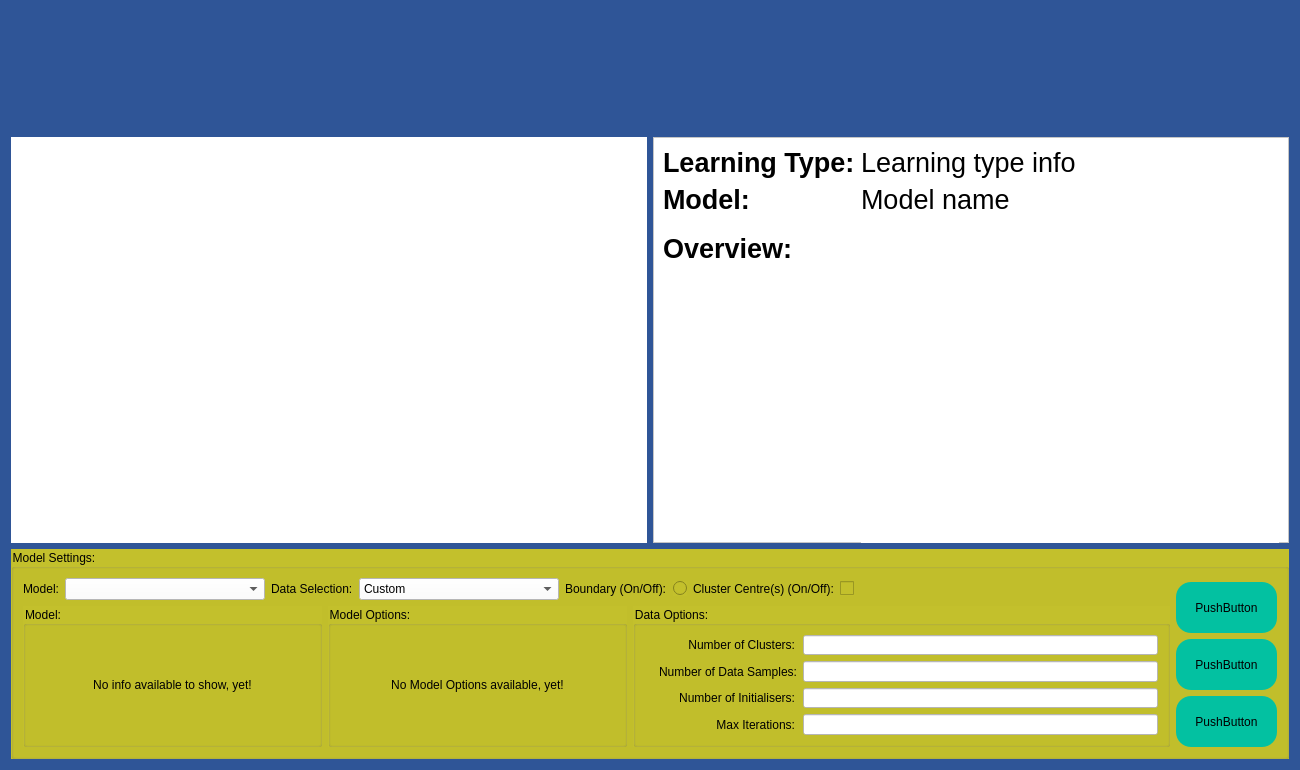
<?xml version="1.0" encoding="UTF-8"?>
<ui version="4.0">
 <class>self</class>
 <widget class="QWidget" name="self">
  <property name="geometry">
   <rect>
    <x>0</x>
    <y>0</y>
    <width>1300</width>
    <height>770</height>
   </rect>
  </property>
  <property name="minimumSize">
   <size>
    <width>1300</width>
    <height>770</height>
   </size>
  </property>
  <property name="windowTitle">
   <string>Form</string>
  </property>
  <property name="styleSheet">
   <string notr="true">background-color:rgb(47, 85, 151);</string>
  </property>
  <layout class="QVBoxLayout" name="verticalLayout_2">
   <item>
    <layout class="QHBoxLayout" name="horizontalLayout">
     <item>
      <spacer name="titleSpacerLeft">
       <property name="orientation">
        <enum>Qt::Horizontal</enum>
       </property>
       <property name="sizeHint" stdset="0">
        <size>
         <width>40</width>
         <height>20</height>
        </size>
       </property>
      </spacer>
     </item>
     <item>
      <widget class="QLabel" name="titleLabel">
       <property name="minimumSize">
        <size>
         <width>582</width>
         <height>120</height>
        </size>
       </property>
       <property name="maximumSize">
        <size>
         <width>582</width>
         <height>120</height>
        </size>
       </property>
       <property name="text">
        <string/>
       </property>
       <property name="pixmap">
        <pixmap>Developer/Swansea Uni/Project/Code/Project/Images/freeplay.png</pixmap>
       </property>
      </widget>
     </item>
     <item>
      <spacer name="titleSpacerRight">
       <property name="orientation">
        <enum>Qt::Horizontal</enum>
       </property>
       <property name="sizeHint" stdset="0">
        <size>
         <width>40</width>
         <height>20</height>
        </size>
       </property>
      </spacer>
     </item>
    </layout>
   </item>
   <item>
    <layout class="QHBoxLayout" name="gamboardModelInforLayoutV">
     <item>
      <layout class="QHBoxLayout" name="gameboardPlacing">
       <item>
        <widget class="QWidget" name="MplWidget" native="true">
         <property name="sizePolicy">
          <sizepolicy hsizetype="Preferred" vsizetype="Preferred">
           <horstretch>0</horstretch>
           <verstretch>0</verstretch>
          </sizepolicy>
         </property>
         <property name="minimumSize">
          <size>
           <width>450</width>
           <height>350</height>
          </size>
         </property>
         <property name="maximumSize">
          <size>
           <width>855</width>
           <height>525</height>
          </size>
         </property>
         <property name="styleSheet">
          <string notr="true">background-color: white;</string>
         </property>
        </widget>
       </item>
      </layout>
     </item>
     <item>
      <layout class="QHBoxLayout" name="modelInfoLayoutV" stretch="0">
       <item>
        <widget class="QFrame" name="frame">
         <property name="sizePolicy">
          <sizepolicy hsizetype="Preferred" vsizetype="Preferred">
           <horstretch>2</horstretch>
           <verstretch>0</verstretch>
          </sizepolicy>
         </property>
         <property name="minimumSize">
          <size>
           <width>570</width>
           <height>350</height>
          </size>
         </property>
         <property name="maximumSize">
          <size>
           <width>1710</width>
           <height>525</height>
          </size>
         </property>
         <property name="styleSheet">
          <string notr="true">background-color:white;
</string>
         </property>
         <property name="frameShape">
          <enum>QFrame::StyledPanel</enum>
         </property>
         <property name="frameShadow">
          <enum>QFrame::Raised</enum>
         </property>
         <layout class="QFormLayout" name="formLayout_2">
          <item row="0" column="0">
           <widget class="QLabel" name="learningTypeLabel">
            <property name="maximumSize">
             <size>
              <width>300</width>
              <height>16777215</height>
             </size>
            </property>
            <property name="font">
             <font>
              <pointsize>20</pointsize>
              <weight>75</weight>
              <bold>true</bold>
             </font>
            </property>
            <property name="text">
             <string>Learning Type:</string>
            </property>
           </widget>
          </item>
          <item row="0" column="1">
           <widget class="QLabel" name="learningTypeInfoLabel">
            <property name="font">
             <font>
              <pointsize>20</pointsize>
             </font>
            </property>
            <property name="text">
             <string>Learning type info</string>
            </property>
           </widget>
          </item>
          <item row="1" column="0">
           <widget class="QLabel" name="modelLabel_2">
            <property name="font">
             <font>
              <pointsize>20</pointsize>
              <weight>75</weight>
              <bold>true</bold>
             </font>
            </property>
            <property name="text">
             <string>Model:</string>
            </property>
           </widget>
          </item>
          <item row="1" column="1">
           <widget class="QLabel" name="modelTypeLabel">
            <property name="font">
             <font>
              <pointsize>20</pointsize>
             </font>
            </property>
            <property name="text">
             <string>Model name</string>
            </property>
           </widget>
          </item>
          <item row="2" column="0">
           <widget class="QLabel" name="overviewLabel">
            <property name="font">
             <font>
              <pointsize>20</pointsize>
              <weight>75</weight>
              <bold>true</bold>
             </font>
            </property>
            <property name="text">
             <string>Overview:</string>
            </property>
           </widget>
          </item>
          <item row="2" column="1">
           <widget class="QLabel" name="overviewDescriptionLabel">
            <property name="minimumSize">
             <size>
              <width>0</width>
              <height>400</height>
             </size>
            </property>
            <property name="font">
             <font>
              <pointsize>12</pointsize>
             </font>
            </property>
            <property name="text">
             <string/>
            </property>
            <property name="alignment">
             <set>Qt::AlignLeading|Qt::AlignLeft|Qt::AlignTop</set>
            </property>
            <property name="wordWrap">
             <bool>true</bool>
            </property>
           </widget>
          </item>
         </layout>
        </widget>
       </item>
      </layout>
     </item>
    </layout>
   </item>
   <item>
    <layout class="QVBoxLayout" name="verticalLayout">
     <item>
      <widget class="QGroupBox" name="modelSettingsGroupBox">
       <property name="sizePolicy">
        <sizepolicy hsizetype="Preferred" vsizetype="Preferred">
         <horstretch>0</horstretch>
         <verstretch>0</verstretch>
        </sizepolicy>
       </property>
       <property name="minimumSize">
        <size>
         <width>700</width>
         <height>210</height>
        </size>
       </property>
       <property name="maximumSize">
        <size>
         <width>16777215</width>
         <height>300</height>
        </size>
       </property>
       <property name="styleSheet">
        <string notr="true">background-color: rgb(195, 192, 44);</string>
       </property>
       <property name="title">
        <string>Model Settings:</string>
       </property>
       <layout class="QHBoxLayout" name="horizontalLayout_5">
        <item>
         <layout class="QVBoxLayout" name="modelOptionsHSplit">
          <item>
           <layout class="QHBoxLayout" name="horizontalLayout_3">
            <item>
             <widget class="QLabel" name="modelSelectionLabel">
              <property name="styleSheet">
               <string notr="true">background-color: rgba(0,0,0,0%);</string>
              </property>
              <property name="text">
               <string>Model:</string>
              </property>
             </widget>
            </item>
            <item>
             <widget class="QComboBox" name="modelSelectComboXox">
              <property name="minimumSize">
               <size>
                <width>200</width>
                <height>0</height>
               </size>
              </property>
              <property name="styleSheet">
               <string notr="true">background-color: white;
selection-color: rgb(200, 200, 200);</string>
              </property>
             </widget>
            </item>
            <item>
             <widget class="QLabel" name="dataSelectionLabel">
              <property name="styleSheet">
               <string notr="true">background-color: rgba(0,0,0,0%);</string>
              </property>
              <property name="text">
               <string>Data Selection:</string>
              </property>
             </widget>
            </item>
            <item>
             <widget class="QComboBox" name="dataSelectComboBox">
              <property name="minimumSize">
               <size>
                <width>200</width>
                <height>0</height>
               </size>
              </property>
              <property name="styleSheet">
               <string notr="true">background-color: white;
selection-color: rgb(200, 200, 200)</string>
              </property>
              <item>
               <property name="text">
                <string>Custom</string>
               </property>
              </item>
              <item>
               <property name="text">
                <string>Diabeties</string>
               </property>
              </item>
              <item>
               <property name="text">
                <string>Boston House Prices</string>
               </property>
              </item>
             </widget>
            </item>
            <item>
             <widget class="QLabel" name="boundaryLabel">
              <property name="styleSheet">
               <string notr="true">background-color: rgba(0,0,0,0%);</string>
              </property>
              <property name="text">
               <string>Boundary (On/Off):</string>
              </property>
             </widget>
            </item>
            <item>
             <widget class="QRadioButton" name="boundaryOnOffRadioButton">
              <property name="maximumSize">
               <size>
                <width>25</width>
                <height>16777215</height>
               </size>
              </property>
              <property name="text">
               <string/>
              </property>
             </widget>
            </item>
            <item>
             <widget class="QLabel" name="label_5">
              <property name="styleSheet">
               <string notr="true">background-color: rgba(0,0,0,0%);</string>
              </property>
              <property name="text">
               <string>Cluster Centre(s) (On/Off):</string>
              </property>
             </widget>
            </item>
            <item>
             <widget class="QCheckBox" name="checkBox">
              <property name="text">
               <string/>
              </property>
             </widget>
            </item>
            <item>
             <spacer name="horizontalSpacer">
              <property name="orientation">
               <enum>Qt::Horizontal</enum>
              </property>
              <property name="sizeHint" stdset="0">
               <size>
                <width>40</width>
                <height>20</height>
               </size>
              </property>
             </spacer>
            </item>
           </layout>
          </item>
          <item>
           <layout class="QHBoxLayout" name="dataOptionsHorizontalLayout">
            <item>
             <widget class="QGroupBox" name="modelOptionsGroupBox">
              <property name="minimumSize">
               <size>
                <width>299</width>
                <height>0</height>
               </size>
              </property>
              <property name="title">
               <string>Model:</string>
              </property>
              <layout class="QGridLayout" name="gridLayout_2">
               <item row="0" column="0">
                <widget class="QLabel" name="noModelParLabel">
                 <property name="maximumSize">
                  <size>
                   <width>300</width>
                   <height>16777215</height>
                  </size>
                 </property>
                 <property name="styleSheet">
                  <string notr="true">background-color: rgba(0,0,0,0%);</string>
                 </property>
                 <property name="text">
                  <string>No info available to show, yet!</string>
                 </property>
                 <property name="alignment">
                  <set>Qt::AlignCenter</set>
                 </property>
                </widget>
               </item>
              </layout>
             </widget>
            </item>
            <item>
             <widget class="QGroupBox" name="modelGroupBox">
              <property name="minimumSize">
               <size>
                <width>299</width>
                <height>0</height>
               </size>
              </property>
              <property name="title">
               <string>Model Options:</string>
              </property>
              <layout class="QGridLayout" name="gridLayout_3">
               <item row="0" column="0">
                <widget class="QLabel" name="noModelOpLabel">
                 <property name="maximumSize">
                  <size>
                   <width>300</width>
                   <height>16777215</height>
                  </size>
                 </property>
                 <property name="styleSheet">
                  <string notr="true">background-color: rgba(0,0,0,0%);</string>
                 </property>
                 <property name="text">
                  <string>No Model Options available, yet!</string>
                 </property>
                 <property name="alignment">
                  <set>Qt::AlignCenter</set>
                 </property>
                </widget>
               </item>
              </layout>
             </widget>
            </item>
            <item>
             <widget class="QGroupBox" name="dataOptionsGroupBox">
              <property name="minimumSize">
               <size>
                <width>299</width>
                <height>0</height>
               </size>
              </property>
              <property name="styleSheet">
               <string notr="true"/>
              </property>
              <property name="title">
               <string>Data Options:</string>
              </property>
              <property name="flat">
               <bool>false</bool>
              </property>
              <layout class="QGridLayout" name="gridLayout">
               <item row="1" column="0">
                <widget class="QLabel" name="noDataSamplesLabel">
                 <property name="minimumSize">
                  <size>
                   <width>152</width>
                   <height>15</height>
                  </size>
                 </property>
                 <property name="maximumSize">
                  <size>
                   <width>152</width>
                   <height>16777215</height>
                  </size>
                 </property>
                 <property name="styleSheet">
                  <string notr="true">background-color: rgba(0,0,0,0%);</string>
                 </property>
                 <property name="text">
                  <string>Number of Data Samples:</string>
                 </property>
                 <property name="alignment">
                  <set>Qt::AlignRight|Qt::AlignTrailing|Qt::AlignVCenter</set>
                 </property>
                </widget>
               </item>
               <item row="3" column="0">
                <widget class="QLabel" name="maxIterationsLabel">
                 <property name="minimumSize">
                  <size>
                   <width>0</width>
                   <height>15</height>
                  </size>
                 </property>
                 <property name="maximumSize">
                  <size>
                   <width>150</width>
                   <height>16777215</height>
                  </size>
                 </property>
                 <property name="styleSheet">
                  <string notr="true">background-color: rgba(0,0,0,0%);</string>
                 </property>
                 <property name="text">
                  <string>Max Iterations:</string>
                 </property>
                 <property name="alignment">
                  <set>Qt::AlignRight|Qt::AlignTrailing|Qt::AlignVCenter</set>
                 </property>
                </widget>
               </item>
               <item row="0" column="0">
                <widget class="QLabel" name="noOfClustersLabel">
                 <property name="minimumSize">
                  <size>
                   <width>0</width>
                   <height>15</height>
                  </size>
                 </property>
                 <property name="maximumSize">
                  <size>
                   <width>150</width>
                   <height>16777215</height>
                  </size>
                 </property>
                 <property name="styleSheet">
                  <string notr="true">background-color: rgba(0,0,0,0%);</string>
                 </property>
                 <property name="text">
                  <string>Number of Clusters:</string>
                 </property>
                 <property name="alignment">
                  <set>Qt::AlignRight|Qt::AlignTrailing|Qt::AlignVCenter</set>
                 </property>
                </widget>
               </item>
               <item row="3" column="1">
                <widget class="QLineEdit" name="maxIterationsLineEdit">
                 <property name="minimumSize">
                  <size>
                   <width>150</width>
                   <height>15</height>
                  </size>
                 </property>
                 <property name="maximumSize">
                  <size>
                   <width>16777215</width>
                   <height>16777215</height>
                  </size>
                 </property>
                 <property name="focusPolicy">
                  <enum>Qt::ClickFocus</enum>
                 </property>
                 <property name="styleSheet">
                  <string notr="true">background-color: white;</string>
                 </property>
                </widget>
               </item>
               <item row="2" column="1">
                <widget class="QLineEdit" name="noOfInitialisersLineEdit">
                 <property name="minimumSize">
                  <size>
                   <width>150</width>
                   <height>15</height>
                  </size>
                 </property>
                 <property name="maximumSize">
                  <size>
                   <width>16777215</width>
                   <height>16777215</height>
                  </size>
                 </property>
                 <property name="focusPolicy">
                  <enum>Qt::ClickFocus</enum>
                 </property>
                 <property name="styleSheet">
                  <string notr="true">background-color: white;</string>
                 </property>
                </widget>
               </item>
               <item row="2" column="0">
                <widget class="QLabel" name="noOfInitialisersLabel">
                 <property name="minimumSize">
                  <size>
                   <width>0</width>
                   <height>15</height>
                  </size>
                 </property>
                 <property name="maximumSize">
                  <size>
                   <width>150</width>
                   <height>16777215</height>
                  </size>
                 </property>
                 <property name="styleSheet">
                  <string notr="true">background-color: rgba(0,0,0,0%);</string>
                 </property>
                 <property name="text">
                  <string>Number of Initialisers:</string>
                 </property>
                 <property name="alignment">
                  <set>Qt::AlignRight|Qt::AlignTrailing|Qt::AlignVCenter</set>
                 </property>
                </widget>
               </item>
               <item row="0" column="1">
                <widget class="QLineEdit" name="noOfClustersLineEdit">
                 <property name="minimumSize">
                  <size>
                   <width>150</width>
                   <height>15</height>
                  </size>
                 </property>
                 <property name="maximumSize">
                  <size>
                   <width>16777215</width>
                   <height>16777215</height>
                  </size>
                 </property>
                 <property name="focusPolicy">
                  <enum>Qt::ClickFocus</enum>
                 </property>
                 <property name="styleSheet">
                  <string notr="true">background-color: white;</string>
                 </property>
                </widget>
               </item>
               <item row="1" column="1">
                <widget class="QLineEdit" name="noDataSamplesLineEdit">
                 <property name="minimumSize">
                  <size>
                   <width>150</width>
                   <height>15</height>
                  </size>
                 </property>
                 <property name="maximumSize">
                  <size>
                   <width>16777215</width>
                   <height>16777215</height>
                  </size>
                 </property>
                 <property name="styleSheet">
                  <string notr="true">background-color: white;</string>
                 </property>
                </widget>
               </item>
              </layout>
             </widget>
            </item>
           </layout>
          </item>
         </layout>
        </item>
        <item>
         <layout class="QHBoxLayout" name="groupBoxHButtons">
          <item>
           <layout class="QVBoxLayout" name="buttonLayoutV">
            <item>
             <spacer name="buttonVerticalSpacer">
              <property name="orientation">
               <enum>Qt::Vertical</enum>
              </property>
              <property name="sizeHint" stdset="0">
               <size>
                <width>20</width>
                <height>40</height>
               </size>
              </property>
             </spacer>
            </item>
            <item>
             <widget class="QPushButton" name="playButton">
              <property name="minimumSize">
               <size>
                <width>101</width>
                <height>51</height>
               </size>
              </property>
              <property name="styleSheet">
               <string notr="true">background-color: rgb(3, 193, 161);
border-radius: 15px;</string>
              </property>
              <property name="text">
               <string>PushButton</string>
              </property>
             </widget>
            </item>
            <item>
             <widget class="QPushButton" name="clearButton">
              <property name="minimumSize">
               <size>
                <width>101</width>
                <height>51</height>
               </size>
              </property>
              <property name="styleSheet">
               <string notr="true">background-color: rgb(3, 193, 161);
border-radius: 15px;</string>
              </property>
              <property name="text">
               <string>PushButton</string>
              </property>
             </widget>
            </item>
            <item>
             <widget class="QPushButton" name="homeButton">
              <property name="minimumSize">
               <size>
                <width>101</width>
                <height>51</height>
               </size>
              </property>
              <property name="styleSheet">
               <string notr="true">background-color: rgb(3, 193, 161);
border-radius: 15px;</string>
              </property>
              <property name="text">
               <string>PushButton</string>
              </property>
             </widget>
            </item>
           </layout>
          </item>
         </layout>
        </item>
       </layout>
      </widget>
     </item>
    </layout>
   </item>
  </layout>
 </widget>
 <resources/>
 <connections/>
</ui>
